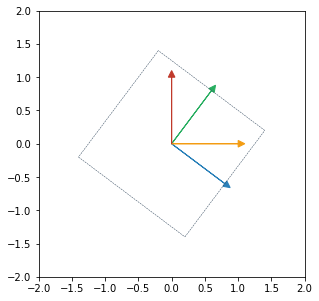

Recreate this plot in Python.
import matplotlib.pyplot as plt

vectors = [
	{
		'values': [0.6, 0.8],
		'color': '#27ae60',
	},
	{
		'values': [0.8, -0.6],
		'color': '#2980b9',
	},
	{
		'values': [1, 0],
		'color': '#f39c12',
	},
	{
		'values': [0, 1],
		'color': '#c0392b',
	},
]

box = [
	{
		'x': [1.4, -0.2],
		'y': [0.2, 1.4],
		'color': '#34495e',
	},
	{
		'x': [-0.2, -1.4],
		'y': [1.4, -0.2],
		'color': '#34495e',
	},
	{
		'x': [-1.4, 0.2],
		'y': [-0.2, -1.4],
		'color': '#34495e',
	},
	{
		'x': [0.2, 1.4],
		'y': [-1.4, 0.2],
		'color': '#34495e',
	},
]

fig, ax = plt.subplots()

for vector in vectors:
	ax.arrow(
		x=0,
		y=0,
		dx=vector['values'][0],
		dy=vector['values'][1],
		head_width=0.1,
		head_length=0.1,
		color=vector['color'],
	)

for side in box:
	ax.plot(
		side['x'],
		side['y'],
		color=side['color'],
		linestyle='--',
		linewidth=0.5,
	)

ax.set_ylim(-2, 2)
ax.set_xlim(-2, 2)
ax.set_aspect('equal')
fig.savefig('vectors2_original.png', bbox_inches='tight', dpi=72)
